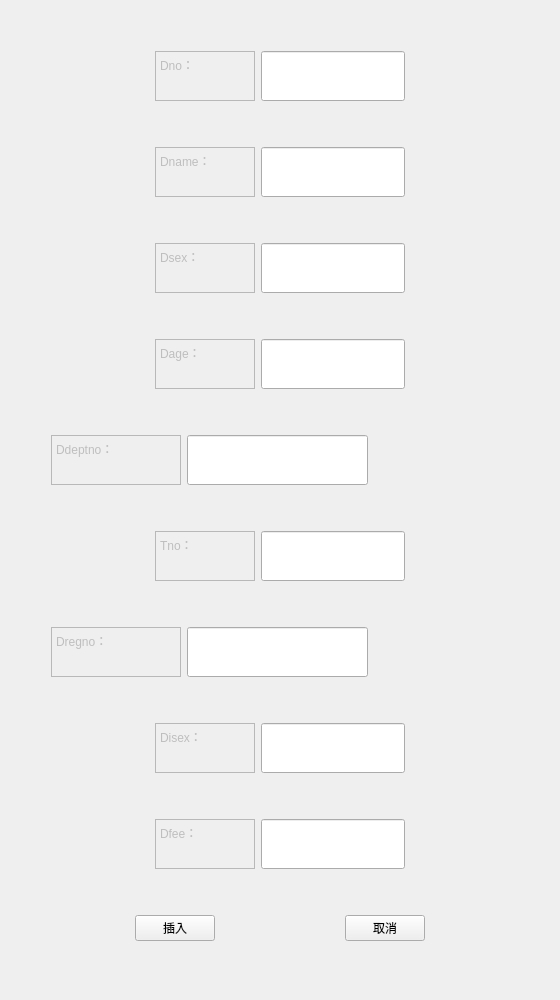
<?xml version="1.0" encoding="UTF-8"?>
<ui version="4.0">
 <class>PatientInfo</class>
 <widget class="QWidget" name="PatientInfo">
  <property name="windowModality">
   <enum>Qt::ApplicationModal</enum>
  </property>
  <property name="geometry">
   <rect>
    <x>0</x>
    <y>0</y>
    <width>560</width>
    <height>1000</height>
   </rect>
  </property>
  <property name="minimumSize">
   <size>
    <width>560</width>
    <height>1000</height>
   </size>
  </property>
  <property name="maximumSize">
   <size>
    <width>560</width>
    <height>1000</height>
   </size>
  </property>
  <property name="windowTitle">
   <string>插入医生信息</string>
  </property>
  <layout class="QVBoxLayout" name="verticalLayout">
   <item>
    <layout class="QHBoxLayout" name="horizontalLayout_12">
     <item>
      <spacer name="horizontalSpacer_21">
       <property name="orientation">
        <enum>Qt::Horizontal</enum>
       </property>
       <property name="sizeHint" stdset="0">
        <size>
         <width>40</width>
         <height>20</height>
        </size>
       </property>
      </spacer>
     </item>
     <item>
      <widget class="QTextEdit" name="textEdit_11">
       <property name="enabled">
        <bool>false</bool>
       </property>
       <property name="sizePolicy">
        <sizepolicy hsizetype="Expanding" vsizetype="Fixed">
         <horstretch>0</horstretch>
         <verstretch>0</verstretch>
        </sizepolicy>
       </property>
       <property name="minimumSize">
        <size>
         <width>100</width>
         <height>50</height>
        </size>
       </property>
       <property name="maximumSize">
        <size>
         <width>100</width>
         <height>50</height>
        </size>
       </property>
       <property name="html">
        <string>&lt;!DOCTYPE HTML PUBLIC &quot;-//W3C//DTD HTML 4.0//EN&quot; &quot;http://www.w3.org/TR/REC-html40/strict.dtd&quot;&gt;
&lt;html&gt;&lt;head&gt;&lt;meta name=&quot;qrichtext&quot; content=&quot;1&quot; /&gt;&lt;style type=&quot;text/css&quot;&gt;
p, li { white-space: pre-wrap; }
&lt;/style&gt;&lt;/head&gt;&lt;body style=&quot; font-family:'SimSun'; font-size:9pt; font-weight:400; font-style:normal;&quot;&gt;
&lt;p style=&quot; margin-top:0px; margin-bottom:0px; margin-left:0px; margin-right:0px; -qt-block-indent:0; text-indent:0px;&quot;&gt;Dno：&lt;/p&gt;&lt;/body&gt;&lt;/html&gt;</string>
       </property>
      </widget>
     </item>
     <item>
      <widget class="QLineEdit" name="DnoEdit">
       <property name="sizePolicy">
        <sizepolicy hsizetype="Expanding" vsizetype="Preferred">
         <horstretch>0</horstretch>
         <verstretch>0</verstretch>
        </sizepolicy>
       </property>
       <property name="minimumSize">
        <size>
         <width>0</width>
         <height>50</height>
        </size>
       </property>
       <property name="maximumSize">
        <size>
         <width>16777215</width>
         <height>50</height>
        </size>
       </property>
       <property name="palette">
        <palette>
         <active>
          <colorrole role="Text">
           <brush brushstyle="SolidPattern">
            <color alpha="255">
             <red>0</red>
             <green>0</green>
             <blue>0</blue>
            </color>
           </brush>
          </colorrole>
         </active>
         <inactive>
          <colorrole role="Text">
           <brush brushstyle="SolidPattern">
            <color alpha="255">
             <red>0</red>
             <green>0</green>
             <blue>0</blue>
            </color>
           </brush>
          </colorrole>
         </inactive>
         <disabled>
          <colorrole role="Text">
           <brush brushstyle="SolidPattern">
            <color alpha="255">
             <red>120</red>
             <green>120</green>
             <blue>120</blue>
            </color>
           </brush>
          </colorrole>
         </disabled>
        </palette>
       </property>
      </widget>
     </item>
     <item>
      <spacer name="horizontalSpacer_22">
       <property name="orientation">
        <enum>Qt::Horizontal</enum>
       </property>
       <property name="sizeHint" stdset="0">
        <size>
         <width>40</width>
         <height>20</height>
        </size>
       </property>
      </spacer>
     </item>
    </layout>
   </item>
   <item>
    <layout class="QHBoxLayout" name="horizontalLayout_2">
     <item>
      <spacer name="horizontalSpacer_3">
       <property name="orientation">
        <enum>Qt::Horizontal</enum>
       </property>
       <property name="sizeHint" stdset="0">
        <size>
         <width>40</width>
         <height>20</height>
        </size>
       </property>
      </spacer>
     </item>
     <item>
      <widget class="QTextEdit" name="textEdit_2">
       <property name="enabled">
        <bool>false</bool>
       </property>
       <property name="sizePolicy">
        <sizepolicy hsizetype="Expanding" vsizetype="Fixed">
         <horstretch>0</horstretch>
         <verstretch>0</verstretch>
        </sizepolicy>
       </property>
       <property name="minimumSize">
        <size>
         <width>100</width>
         <height>50</height>
        </size>
       </property>
       <property name="maximumSize">
        <size>
         <width>100</width>
         <height>50</height>
        </size>
       </property>
       <property name="html">
        <string>&lt;!DOCTYPE HTML PUBLIC &quot;-//W3C//DTD HTML 4.0//EN&quot; &quot;http://www.w3.org/TR/REC-html40/strict.dtd&quot;&gt;
&lt;html&gt;&lt;head&gt;&lt;meta name=&quot;qrichtext&quot; content=&quot;1&quot; /&gt;&lt;style type=&quot;text/css&quot;&gt;
p, li { white-space: pre-wrap; }
&lt;/style&gt;&lt;/head&gt;&lt;body style=&quot; font-family:'SimSun'; font-size:9pt; font-weight:400; font-style:normal;&quot;&gt;
&lt;p style=&quot; margin-top:0px; margin-bottom:0px; margin-left:0px; margin-right:0px; -qt-block-indent:0; text-indent:0px;&quot;&gt;Dname：&lt;/p&gt;&lt;/body&gt;&lt;/html&gt;</string>
       </property>
      </widget>
     </item>
     <item>
      <widget class="QLineEdit" name="DnameEdit">
       <property name="sizePolicy">
        <sizepolicy hsizetype="Expanding" vsizetype="Preferred">
         <horstretch>0</horstretch>
         <verstretch>0</verstretch>
        </sizepolicy>
       </property>
       <property name="minimumSize">
        <size>
         <width>0</width>
         <height>50</height>
        </size>
       </property>
       <property name="maximumSize">
        <size>
         <width>16777215</width>
         <height>50</height>
        </size>
       </property>
       <property name="palette">
        <palette>
         <active>
          <colorrole role="Text">
           <brush brushstyle="SolidPattern">
            <color alpha="255">
             <red>0</red>
             <green>0</green>
             <blue>0</blue>
            </color>
           </brush>
          </colorrole>
         </active>
         <inactive>
          <colorrole role="Text">
           <brush brushstyle="SolidPattern">
            <color alpha="255">
             <red>0</red>
             <green>0</green>
             <blue>0</blue>
            </color>
           </brush>
          </colorrole>
         </inactive>
         <disabled>
          <colorrole role="Text">
           <brush brushstyle="SolidPattern">
            <color alpha="255">
             <red>120</red>
             <green>120</green>
             <blue>120</blue>
            </color>
           </brush>
          </colorrole>
         </disabled>
        </palette>
       </property>
      </widget>
     </item>
     <item>
      <spacer name="horizontalSpacer_4">
       <property name="orientation">
        <enum>Qt::Horizontal</enum>
       </property>
       <property name="sizeHint" stdset="0">
        <size>
         <width>40</width>
         <height>20</height>
        </size>
       </property>
      </spacer>
     </item>
    </layout>
   </item>
   <item>
    <layout class="QHBoxLayout" name="horizontalLayout">
     <item>
      <spacer name="horizontalSpacer_5">
       <property name="orientation">
        <enum>Qt::Horizontal</enum>
       </property>
       <property name="sizeHint" stdset="0">
        <size>
         <width>40</width>
         <height>20</height>
        </size>
       </property>
      </spacer>
     </item>
     <item>
      <widget class="QTextEdit" name="textEdit">
       <property name="enabled">
        <bool>false</bool>
       </property>
       <property name="sizePolicy">
        <sizepolicy hsizetype="Expanding" vsizetype="Fixed">
         <horstretch>0</horstretch>
         <verstretch>0</verstretch>
        </sizepolicy>
       </property>
       <property name="minimumSize">
        <size>
         <width>100</width>
         <height>50</height>
        </size>
       </property>
       <property name="maximumSize">
        <size>
         <width>100</width>
         <height>50</height>
        </size>
       </property>
       <property name="html">
        <string>&lt;!DOCTYPE HTML PUBLIC &quot;-//W3C//DTD HTML 4.0//EN&quot; &quot;http://www.w3.org/TR/REC-html40/strict.dtd&quot;&gt;
&lt;html&gt;&lt;head&gt;&lt;meta name=&quot;qrichtext&quot; content=&quot;1&quot; /&gt;&lt;style type=&quot;text/css&quot;&gt;
p, li { white-space: pre-wrap; }
&lt;/style&gt;&lt;/head&gt;&lt;body style=&quot; font-family:'SimSun'; font-size:9pt; font-weight:400; font-style:normal;&quot;&gt;
&lt;p style=&quot; margin-top:0px; margin-bottom:0px; margin-left:0px; margin-right:0px; -qt-block-indent:0; text-indent:0px;&quot;&gt;Dsex：&lt;/p&gt;&lt;/body&gt;&lt;/html&gt;</string>
       </property>
      </widget>
     </item>
     <item>
      <widget class="QLineEdit" name="DsexEdit">
       <property name="sizePolicy">
        <sizepolicy hsizetype="Expanding" vsizetype="Preferred">
         <horstretch>0</horstretch>
         <verstretch>0</verstretch>
        </sizepolicy>
       </property>
       <property name="minimumSize">
        <size>
         <width>0</width>
         <height>50</height>
        </size>
       </property>
       <property name="maximumSize">
        <size>
         <width>16777215</width>
         <height>50</height>
        </size>
       </property>
       <property name="palette">
        <palette>
         <active>
          <colorrole role="Text">
           <brush brushstyle="SolidPattern">
            <color alpha="255">
             <red>0</red>
             <green>0</green>
             <blue>0</blue>
            </color>
           </brush>
          </colorrole>
         </active>
         <inactive>
          <colorrole role="Text">
           <brush brushstyle="SolidPattern">
            <color alpha="255">
             <red>0</red>
             <green>0</green>
             <blue>0</blue>
            </color>
           </brush>
          </colorrole>
         </inactive>
         <disabled>
          <colorrole role="Text">
           <brush brushstyle="SolidPattern">
            <color alpha="255">
             <red>120</red>
             <green>120</green>
             <blue>120</blue>
            </color>
           </brush>
          </colorrole>
         </disabled>
        </palette>
       </property>
      </widget>
     </item>
     <item>
      <spacer name="horizontalSpacer_6">
       <property name="orientation">
        <enum>Qt::Horizontal</enum>
       </property>
       <property name="sizeHint" stdset="0">
        <size>
         <width>40</width>
         <height>20</height>
        </size>
       </property>
      </spacer>
     </item>
    </layout>
   </item>
   <item>
    <layout class="QHBoxLayout" name="horizontalLayout_3">
     <item>
      <spacer name="horizontalSpacer">
       <property name="orientation">
        <enum>Qt::Horizontal</enum>
       </property>
       <property name="sizeHint" stdset="0">
        <size>
         <width>40</width>
         <height>20</height>
        </size>
       </property>
      </spacer>
     </item>
     <item>
      <widget class="QTextEdit" name="textEdit_3">
       <property name="enabled">
        <bool>false</bool>
       </property>
       <property name="sizePolicy">
        <sizepolicy hsizetype="Expanding" vsizetype="Fixed">
         <horstretch>0</horstretch>
         <verstretch>0</verstretch>
        </sizepolicy>
       </property>
       <property name="minimumSize">
        <size>
         <width>100</width>
         <height>50</height>
        </size>
       </property>
       <property name="maximumSize">
        <size>
         <width>100</width>
         <height>50</height>
        </size>
       </property>
       <property name="html">
        <string>&lt;!DOCTYPE HTML PUBLIC &quot;-//W3C//DTD HTML 4.0//EN&quot; &quot;http://www.w3.org/TR/REC-html40/strict.dtd&quot;&gt;
&lt;html&gt;&lt;head&gt;&lt;meta name=&quot;qrichtext&quot; content=&quot;1&quot; /&gt;&lt;style type=&quot;text/css&quot;&gt;
p, li { white-space: pre-wrap; }
&lt;/style&gt;&lt;/head&gt;&lt;body style=&quot; font-family:'SimSun'; font-size:9pt; font-weight:400; font-style:normal;&quot;&gt;
&lt;p style=&quot; margin-top:0px; margin-bottom:0px; margin-left:0px; margin-right:0px; -qt-block-indent:0; text-indent:0px;&quot;&gt;Dage：&lt;/p&gt;&lt;/body&gt;&lt;/html&gt;</string>
       </property>
      </widget>
     </item>
     <item>
      <widget class="QLineEdit" name="DageEdit">
       <property name="sizePolicy">
        <sizepolicy hsizetype="Expanding" vsizetype="Preferred">
         <horstretch>0</horstretch>
         <verstretch>0</verstretch>
        </sizepolicy>
       </property>
       <property name="minimumSize">
        <size>
         <width>0</width>
         <height>50</height>
        </size>
       </property>
       <property name="maximumSize">
        <size>
         <width>16777215</width>
         <height>50</height>
        </size>
       </property>
      </widget>
     </item>
     <item>
      <spacer name="horizontalSpacer_2">
       <property name="orientation">
        <enum>Qt::Horizontal</enum>
       </property>
       <property name="sizeHint" stdset="0">
        <size>
         <width>40</width>
         <height>20</height>
        </size>
       </property>
      </spacer>
     </item>
    </layout>
   </item>
   <item>
    <layout class="QHBoxLayout" name="horizontalLayout_4">
     <item>
      <spacer name="horizontalSpacer_7">
       <property name="orientation">
        <enum>Qt::Horizontal</enum>
       </property>
       <property name="sizeType">
        <enum>QSizePolicy::Fixed</enum>
       </property>
       <property name="sizeHint" stdset="0">
        <size>
         <width>40</width>
         <height>20</height>
        </size>
       </property>
      </spacer>
     </item>
     <item>
      <widget class="QTextEdit" name="textEdit_4">
       <property name="enabled">
        <bool>false</bool>
       </property>
       <property name="sizePolicy">
        <sizepolicy hsizetype="Fixed" vsizetype="Fixed">
         <horstretch>0</horstretch>
         <verstretch>0</verstretch>
        </sizepolicy>
       </property>
       <property name="minimumSize">
        <size>
         <width>130</width>
         <height>50</height>
        </size>
       </property>
       <property name="maximumSize">
        <size>
         <width>130</width>
         <height>50</height>
        </size>
       </property>
       <property name="html">
        <string>&lt;!DOCTYPE HTML PUBLIC &quot;-//W3C//DTD HTML 4.0//EN&quot; &quot;http://www.w3.org/TR/REC-html40/strict.dtd&quot;&gt;
&lt;html&gt;&lt;head&gt;&lt;meta name=&quot;qrichtext&quot; content=&quot;1&quot; /&gt;&lt;style type=&quot;text/css&quot;&gt;
p, li { white-space: pre-wrap; }
&lt;/style&gt;&lt;/head&gt;&lt;body style=&quot; font-family:'SimSun'; font-size:9pt; font-weight:400; font-style:normal;&quot;&gt;
&lt;p style=&quot; margin-top:0px; margin-bottom:0px; margin-left:0px; margin-right:0px; -qt-block-indent:0; text-indent:0px;&quot;&gt;Ddeptno：&lt;/p&gt;&lt;/body&gt;&lt;/html&gt;</string>
       </property>
      </widget>
     </item>
     <item>
      <widget class="QLineEdit" name="DdeptnoEdit">
       <property name="sizePolicy">
        <sizepolicy hsizetype="Expanding" vsizetype="Preferred">
         <horstretch>0</horstretch>
         <verstretch>0</verstretch>
        </sizepolicy>
       </property>
       <property name="minimumSize">
        <size>
         <width>0</width>
         <height>50</height>
        </size>
       </property>
       <property name="maximumSize">
        <size>
         <width>16777215</width>
         <height>50</height>
        </size>
       </property>
      </widget>
     </item>
     <item>
      <spacer name="horizontalSpacer_8">
       <property name="orientation">
        <enum>Qt::Horizontal</enum>
       </property>
       <property name="sizeHint" stdset="0">
        <size>
         <width>40</width>
         <height>20</height>
        </size>
       </property>
      </spacer>
     </item>
    </layout>
   </item>
   <item>
    <layout class="QHBoxLayout" name="horizontalLayout_6">
     <item>
      <spacer name="horizontalSpacer_11">
       <property name="orientation">
        <enum>Qt::Horizontal</enum>
       </property>
       <property name="sizeHint" stdset="0">
        <size>
         <width>40</width>
         <height>20</height>
        </size>
       </property>
      </spacer>
     </item>
     <item>
      <widget class="QTextEdit" name="textEdit_6">
       <property name="enabled">
        <bool>false</bool>
       </property>
       <property name="sizePolicy">
        <sizepolicy hsizetype="Expanding" vsizetype="Fixed">
         <horstretch>0</horstretch>
         <verstretch>0</verstretch>
        </sizepolicy>
       </property>
       <property name="minimumSize">
        <size>
         <width>100</width>
         <height>50</height>
        </size>
       </property>
       <property name="maximumSize">
        <size>
         <width>100</width>
         <height>50</height>
        </size>
       </property>
       <property name="html">
        <string>&lt;!DOCTYPE HTML PUBLIC &quot;-//W3C//DTD HTML 4.0//EN&quot; &quot;http://www.w3.org/TR/REC-html40/strict.dtd&quot;&gt;
&lt;html&gt;&lt;head&gt;&lt;meta name=&quot;qrichtext&quot; content=&quot;1&quot; /&gt;&lt;style type=&quot;text/css&quot;&gt;
p, li { white-space: pre-wrap; }
&lt;/style&gt;&lt;/head&gt;&lt;body style=&quot; font-family:'SimSun'; font-size:9pt; font-weight:400; font-style:normal;&quot;&gt;
&lt;p style=&quot; margin-top:0px; margin-bottom:0px; margin-left:0px; margin-right:0px; -qt-block-indent:0; text-indent:0px;&quot;&gt;Tno：&lt;/p&gt;&lt;/body&gt;&lt;/html&gt;</string>
       </property>
      </widget>
     </item>
     <item>
      <widget class="QLineEdit" name="TnoEdit">
       <property name="sizePolicy">
        <sizepolicy hsizetype="Expanding" vsizetype="Preferred">
         <horstretch>0</horstretch>
         <verstretch>0</verstretch>
        </sizepolicy>
       </property>
       <property name="minimumSize">
        <size>
         <width>0</width>
         <height>50</height>
        </size>
       </property>
       <property name="maximumSize">
        <size>
         <width>16777215</width>
         <height>50</height>
        </size>
       </property>
      </widget>
     </item>
     <item>
      <spacer name="horizontalSpacer_12">
       <property name="orientation">
        <enum>Qt::Horizontal</enum>
       </property>
       <property name="sizeHint" stdset="0">
        <size>
         <width>40</width>
         <height>20</height>
        </size>
       </property>
      </spacer>
     </item>
    </layout>
   </item>
   <item>
    <layout class="QHBoxLayout" name="horizontalLayout_7">
     <item>
      <spacer name="horizontalSpacer_13">
       <property name="orientation">
        <enum>Qt::Horizontal</enum>
       </property>
       <property name="sizeType">
        <enum>QSizePolicy::Fixed</enum>
       </property>
       <property name="sizeHint" stdset="0">
        <size>
         <width>40</width>
         <height>20</height>
        </size>
       </property>
      </spacer>
     </item>
     <item>
      <widget class="QTextEdit" name="textEdit_7">
       <property name="enabled">
        <bool>false</bool>
       </property>
       <property name="sizePolicy">
        <sizepolicy hsizetype="Expanding" vsizetype="Fixed">
         <horstretch>0</horstretch>
         <verstretch>0</verstretch>
        </sizepolicy>
       </property>
       <property name="minimumSize">
        <size>
         <width>130</width>
         <height>50</height>
        </size>
       </property>
       <property name="maximumSize">
        <size>
         <width>130</width>
         <height>50</height>
        </size>
       </property>
       <property name="html">
        <string>&lt;!DOCTYPE HTML PUBLIC &quot;-//W3C//DTD HTML 4.0//EN&quot; &quot;http://www.w3.org/TR/REC-html40/strict.dtd&quot;&gt;
&lt;html&gt;&lt;head&gt;&lt;meta name=&quot;qrichtext&quot; content=&quot;1&quot; /&gt;&lt;style type=&quot;text/css&quot;&gt;
p, li { white-space: pre-wrap; }
&lt;/style&gt;&lt;/head&gt;&lt;body style=&quot; font-family:'SimSun'; font-size:9pt; font-weight:400; font-style:normal;&quot;&gt;
&lt;p style=&quot; margin-top:0px; margin-bottom:0px; margin-left:0px; margin-right:0px; -qt-block-indent:0; text-indent:0px;&quot;&gt;Dregno：&lt;/p&gt;&lt;/body&gt;&lt;/html&gt;</string>
       </property>
      </widget>
     </item>
     <item>
      <widget class="QLineEdit" name="DregnoEdit">
       <property name="sizePolicy">
        <sizepolicy hsizetype="Expanding" vsizetype="Preferred">
         <horstretch>0</horstretch>
         <verstretch>0</verstretch>
        </sizepolicy>
       </property>
       <property name="minimumSize">
        <size>
         <width>0</width>
         <height>50</height>
        </size>
       </property>
       <property name="maximumSize">
        <size>
         <width>16777215</width>
         <height>50</height>
        </size>
       </property>
      </widget>
     </item>
     <item>
      <spacer name="horizontalSpacer_14">
       <property name="orientation">
        <enum>Qt::Horizontal</enum>
       </property>
       <property name="sizeHint" stdset="0">
        <size>
         <width>40</width>
         <height>20</height>
        </size>
       </property>
      </spacer>
     </item>
    </layout>
   </item>
   <item>
    <layout class="QHBoxLayout" name="horizontalLayout_5">
     <item>
      <spacer name="horizontalSpacer_9">
       <property name="orientation">
        <enum>Qt::Horizontal</enum>
       </property>
       <property name="sizeHint" stdset="0">
        <size>
         <width>40</width>
         <height>20</height>
        </size>
       </property>
      </spacer>
     </item>
     <item>
      <widget class="QTextEdit" name="textEdit_5">
       <property name="enabled">
        <bool>false</bool>
       </property>
       <property name="sizePolicy">
        <sizepolicy hsizetype="Expanding" vsizetype="Fixed">
         <horstretch>0</horstretch>
         <verstretch>0</verstretch>
        </sizepolicy>
       </property>
       <property name="minimumSize">
        <size>
         <width>100</width>
         <height>50</height>
        </size>
       </property>
       <property name="maximumSize">
        <size>
         <width>100</width>
         <height>50</height>
        </size>
       </property>
       <property name="html">
        <string>&lt;!DOCTYPE HTML PUBLIC &quot;-//W3C//DTD HTML 4.0//EN&quot; &quot;http://www.w3.org/TR/REC-html40/strict.dtd&quot;&gt;
&lt;html&gt;&lt;head&gt;&lt;meta name=&quot;qrichtext&quot; content=&quot;1&quot; /&gt;&lt;style type=&quot;text/css&quot;&gt;
p, li { white-space: pre-wrap; }
&lt;/style&gt;&lt;/head&gt;&lt;body style=&quot; font-family:'SimSun'; font-size:9pt; font-weight:400; font-style:normal;&quot;&gt;
&lt;p style=&quot; margin-top:0px; margin-bottom:0px; margin-left:0px; margin-right:0px; -qt-block-indent:0; text-indent:0px;&quot;&gt;Disex：&lt;/p&gt;&lt;/body&gt;&lt;/html&gt;</string>
       </property>
      </widget>
     </item>
     <item>
      <widget class="QLineEdit" name="DisexEdit">
       <property name="sizePolicy">
        <sizepolicy hsizetype="Expanding" vsizetype="Preferred">
         <horstretch>0</horstretch>
         <verstretch>0</verstretch>
        </sizepolicy>
       </property>
       <property name="minimumSize">
        <size>
         <width>0</width>
         <height>50</height>
        </size>
       </property>
       <property name="maximumSize">
        <size>
         <width>16777215</width>
         <height>50</height>
        </size>
       </property>
      </widget>
     </item>
     <item>
      <spacer name="horizontalSpacer_10">
       <property name="orientation">
        <enum>Qt::Horizontal</enum>
       </property>
       <property name="sizeHint" stdset="0">
        <size>
         <width>40</width>
         <height>20</height>
        </size>
       </property>
      </spacer>
     </item>
    </layout>
   </item>
   <item>
    <layout class="QHBoxLayout" name="horizontalLayout_9">
     <item>
      <spacer name="horizontalSpacer_15">
       <property name="orientation">
        <enum>Qt::Horizontal</enum>
       </property>
       <property name="sizeHint" stdset="0">
        <size>
         <width>40</width>
         <height>20</height>
        </size>
       </property>
      </spacer>
     </item>
     <item>
      <widget class="QTextEdit" name="textEdit_8">
       <property name="enabled">
        <bool>false</bool>
       </property>
       <property name="sizePolicy">
        <sizepolicy hsizetype="Expanding" vsizetype="Fixed">
         <horstretch>0</horstretch>
         <verstretch>0</verstretch>
        </sizepolicy>
       </property>
       <property name="minimumSize">
        <size>
         <width>100</width>
         <height>50</height>
        </size>
       </property>
       <property name="maximumSize">
        <size>
         <width>100</width>
         <height>50</height>
        </size>
       </property>
       <property name="html">
        <string>&lt;!DOCTYPE HTML PUBLIC &quot;-//W3C//DTD HTML 4.0//EN&quot; &quot;http://www.w3.org/TR/REC-html40/strict.dtd&quot;&gt;
&lt;html&gt;&lt;head&gt;&lt;meta name=&quot;qrichtext&quot; content=&quot;1&quot; /&gt;&lt;style type=&quot;text/css&quot;&gt;
p, li { white-space: pre-wrap; }
&lt;/style&gt;&lt;/head&gt;&lt;body style=&quot; font-family:'SimSun'; font-size:9pt; font-weight:400; font-style:normal;&quot;&gt;
&lt;p style=&quot; margin-top:0px; margin-bottom:0px; margin-left:0px; margin-right:0px; -qt-block-indent:0; text-indent:0px;&quot;&gt;Dfee：&lt;/p&gt;&lt;/body&gt;&lt;/html&gt;</string>
       </property>
      </widget>
     </item>
     <item>
      <widget class="QLineEdit" name="DfeeEdit">
       <property name="sizePolicy">
        <sizepolicy hsizetype="Expanding" vsizetype="Preferred">
         <horstretch>0</horstretch>
         <verstretch>0</verstretch>
        </sizepolicy>
       </property>
       <property name="minimumSize">
        <size>
         <width>0</width>
         <height>50</height>
        </size>
       </property>
       <property name="maximumSize">
        <size>
         <width>16777215</width>
         <height>50</height>
        </size>
       </property>
      </widget>
     </item>
     <item>
      <spacer name="horizontalSpacer_16">
       <property name="orientation">
        <enum>Qt::Horizontal</enum>
       </property>
       <property name="sizeHint" stdset="0">
        <size>
         <width>40</width>
         <height>20</height>
        </size>
       </property>
      </spacer>
     </item>
    </layout>
   </item>
   <item>
    <layout class="QHBoxLayout" name="horizontalLayout_8">
     <item>
      <widget class="QPushButton" name="btn_insert">
       <property name="sizePolicy">
        <sizepolicy hsizetype="Fixed" vsizetype="Fixed">
         <horstretch>0</horstretch>
         <verstretch>0</verstretch>
        </sizepolicy>
       </property>
       <property name="text">
        <string>插入</string>
       </property>
      </widget>
     </item>
     <item>
      <widget class="QPushButton" name="btn_quit">
       <property name="sizePolicy">
        <sizepolicy hsizetype="Fixed" vsizetype="Fixed">
         <horstretch>0</horstretch>
         <verstretch>0</verstretch>
        </sizepolicy>
       </property>
       <property name="text">
        <string>取消</string>
       </property>
      </widget>
     </item>
    </layout>
   </item>
  </layout>
 </widget>
 <resources/>
 <connections/>
</ui>
